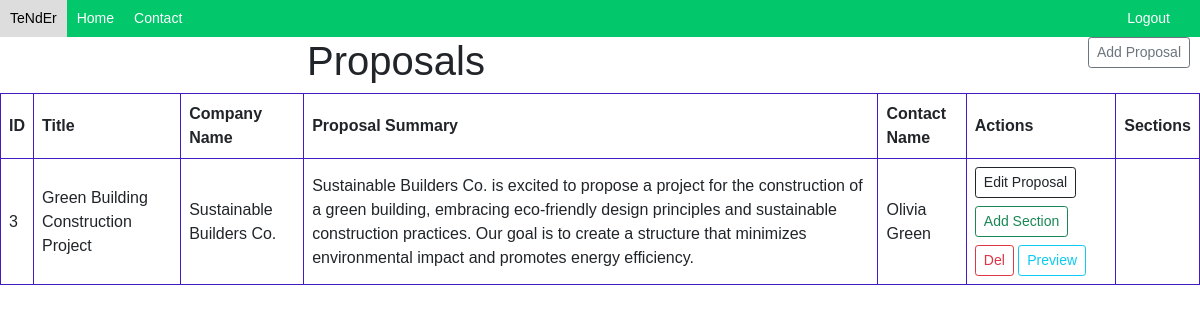
The page /proposal_list/ (signed in) on the database its author committed.
### app/models.py (models this page shows, shortened)
class Proposal(models.Model):
    user = models.ForeignKey(User, on_delete=models.CASCADE)  # Assuming you want to associate proposals with users
    proposal_id = models.AutoField(primary_key=True) # Unique constraint to ensure each proposal has a unique ID
    title = models.CharField(max_length=255)
    companyName = models.CharField(max_length=255)
    proposalSummary = models.TextField(max_length=1500)
    projectPlanning = models.TextField(max_length=2200)
    financing = models.TextField(max_length=2550)
    contactName = models.CharField(max_length=255)
    contactEmail = models.EmailField()
    contactPhoneNo = models.CharField(max_length=20)
    order = models.PositiveIntegerField(default=0, editable=False, db_index=True)
    class Meta:
        ordering = ['order']

### app/views.py (the view)
# urls.py: path('proposal_list/', views.proposal_list, name='proposal_list'),
@login_required
def proposal_list(request):
    proposals = Proposal.objects.filter(user=request.user.id) # Access user ID
    return render(request, 'index.html', {'proposals': proposals})

### app/templates/index.html (shortened to what this page needs)
{% extends 'base.html' %}
{% block content %}
<div class="row">
    <div class="col-md-8 text-center">
        <h1>Proposals</h1>
    </div>
    <div class="col-md-4 text-md-right">
        <a href="{% url 'add_proposal' %}" class="btn btn-outline-secondary btn-sm mb-2 " style="float: right; margin-right: 10px;">Add Proposal</a>
    </div>
</div>
    <table>
        <thead>
            <tr>
                <th>ID</th>
                <th>Title</th>
                <th>Company Name</th>
                <th>Proposal Summary</th>
                <th>Contact Name</th>
                <th>Actions</th>
                <th>Sections</th>
            </tr>
        </thead>
        <tbody>
            {% for proposal in proposals %}
                <tr>
                    <td>{{ proposal.proposal_id }}</td>
                    <td>{{ proposal.title }}</td>
                    <td>{{ proposal.companyName }}</td>
                    <td>{{ proposal.proposalSummary }}</td>
                    <td>{{ proposal.contactName }}</td>
                    <td>
                        <a href="{% url 'edit_proposal' proposal_id=proposal.proposal_id %}" class="btn btn-outline-dark btn-sm mb-2 ">Edit Proposal</a>
                        <a href="{% url 'add_section' proposal_id=proposal.proposal_id %}" class="btn btn-outline-success btn-sm mb-2">Add Section</a>
                        <a href="{% url 'delete_section' proposal_id=proposal.proposal_id %}" class="btn btn-outline-danger btn-sm">Del</a>
                        <a href="{% url 'generate_pdf' proposal_id=proposal.proposal_id %}" class="btn btn-outline-info btn-sm ">Preview</a>
                    </td>
                    <td>
                    </td>
                </tr>
            {% endfor %}
        </tbody>
    </table>
{% endblock %}

### app/templates/base.html (style rules this page uses)
body { font-family: Arial, sans-serif; margin: 0; padding: 0; }
table { border-collapse: collapse; width: 100%; }
th, td { border: 1px solid #441bc2; padding: 8px; text-align: left; }
.col-md-8 { text-align: center; }
.col-md-8 h1 { display: inline-block; }

### rows shown on the page
Proposal: proposal_id "3", title "Green Building Construction Project", companyName "Sustainable Builders Co.", proposalSummary "Sustainable Builders Co. is excited to propose a project for the construction of a green building, embracing eco-friendly design principles and sustainable construction practices. Our goal is to create a structure that minimizes environmental impact and promotes energy efficiency.", contactName "Olivia Green"
